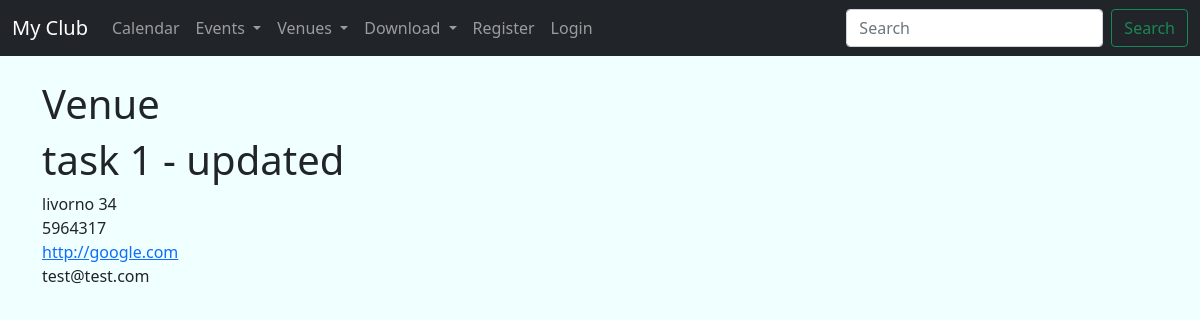
Page /show_venue/11 on the committed database.
### events/models.py (models this page shows)
class Venue(models.Model):
    name = models.CharField('Venue name',
                            max_length=120)
    address = models.CharField('Venue Address',
                               max_length=300)
    zip_code = models.CharField('Zip Code',
                                max_length=15,
                                blank=True)
    phone = models.CharField('Contact Phone',
                             max_length=25,
                             blank=True)
    web = models.URLField('Website Address',
                          blank=True)
    email_address = models.EmailField('Email Address',
                                      blank=True)
    owner = models.IntegerField("Venue Owner",blank=False,default=1,editable=False) # in default admin is the owner
    def __str__(self):
        return self.name

### events/views.py (the view)
# urls.py: path('show_venue/<venue_id>',views.show_venue,name='show-venue'),
def show_venue(request, venue_id):
    venue = Venue.objects.get(pk=venue_id)
    return render(request,
                  'events/show_venue.html',
                  {"venue": venue})

### templates/events/show_venue.html
{% extends 'events/base.html' %}
{% block content %}
<h1>Venue</h1>
    <centet>
    <h1>{{ venue }}</h1>
    {{ venue.address }}<br>
    {{ venue.zip_code }}<br>
        <a href="{{ venue.web }} "> {{ venue.web }}</a><br>
    {{ venue.email_address }}<br>
    </centet>
{% endblock %}

### templates/events/base.html (style rules this page uses)
body { background: azure }

### rows in the picture
Venue: name "task 1 - updated", address "livorno 34", zip_code "5964317", web "http://google.com", email_address "test@test.com"
